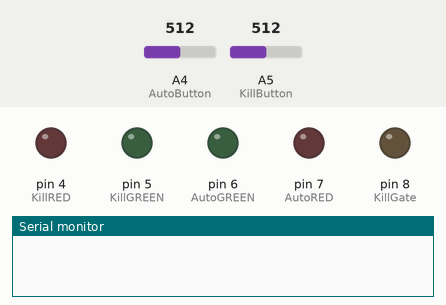
This sketch was run on a simulated Arduino Uno, built with avr-gcc and run on an emulated ATmega328P. On the bench: output pins drawn as LEDs (lit = HIGH), the last lines printed to the serial monitor. Inputs (shaded band) come from the test bench; at power-on: A4 (AutoButton) = 512, A5 (KillButton) = 512.

Above: at 1.2 s.
1.3 s: A4 (AutoButton) set to 0
At 2.2 s:
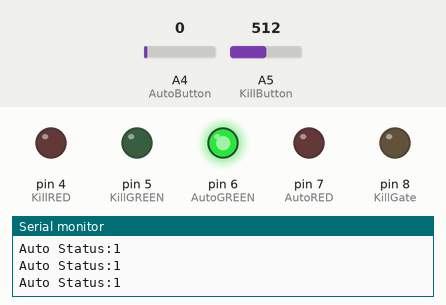
2.8 s: A5 (KillButton) set to 0
At 3.6 s:
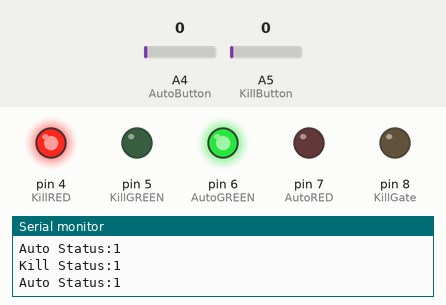
Timing chart, 0 to 5.8 s (numbered marks = the images above; inputs shaded):
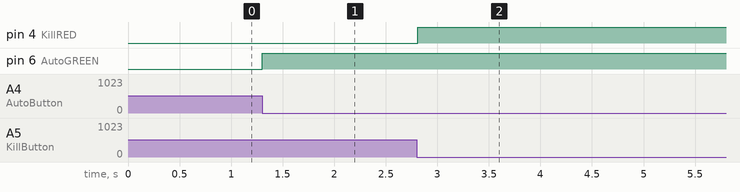

Measured:
- after the input at 1.3 s, pin 6 (AutoGREEN): LOW → HIGH at once
- after the input at 2.8 s, pin 4 (KillRED): LOW → HIGH at once

The sketch:

KillAutoSystemDriver.ino
```cpp
#define Cell1         A0
#define Cell2         A1
#define Cell3         A2
#define Cell4         A3

//Auto Button Wire Configuration
#define AutoRED       7
//AutoColorGND
//AutoGND
#define AutoButton    A4
#define AutoGREEN     6


//Kill Button Wire Configuration
#define KillRED       4
//KillColorGND
//KillGND
#define KillButton    A5
#define KillGREEN     5

#define KillGate      8


volatile bool AutoModeOn = false;
volatile bool KillModeOn = false;

volatile float Cell1_Voltage;
volatile float Cell2_Voltage;
volatile float Cell3_Voltage;
volatile float Cell4_Voltage;
volatile float Total_Voltage;

unsigned long previousTimeAuto = 0;
unsigned long currentTimeAuto = 0;
int activateTimeAuto = 500; // Button Spam delay

unsigned long previousTimeKill = 0;
unsigned long currentTimeKill = 0;
int activateTimeKill = 500; // Button Spam delay

void setup() {
  Serial.begin(9600);

  //Sends 5v to MOSFET when unkilled
  pinMode(KillGate, OUTPUT);

  //Sends 5v when color desired to 5-12 boost
  pinMode(AutoRED, OUTPUT);
  pinMode(AutoGREEN, OUTPUT);
  pinMode(KillRED, OUTPUT);
  pinMode(KillGREEN, OUTPUT);
}

void loop() {
  if (analogRead(KillButton) == 0) {
    KillMode();
  }
  if (analogRead(AutoButton) == 0) {
    AutoMode();
  }
  delay(100);
}

void AutoMode() {
  currentTimeAuto = millis();
  if (currentTimeAuto - previousTimeAuto > activateTimeAuto) {
    AutoModeOn = !AutoModeOn;
    if (AutoModeOn == true) {
      digitalWrite(AutoGREEN, HIGH);
    }
    else {
      digitalWrite(AutoGREEN, LOW);
    }
  }
    previousTimeAuto = currentTimeAuto;
    Serial.print("Auto Status:");
    Serial.println(AutoModeOn);
}

void KillMode() {
  currentTimeKill = millis();
  if (currentTimeKill - previousTimeKill > activateTimeKill) {
    KillModeOn = !KillModeOn;
    if (KillModeOn == true) {
      digitalWrite(KillGate, LOW);
      digitalWrite(KillRED, HIGH);
    }
    else {
      digitalWrite(KillGate, HIGH);
      digitalWrite(KillRED, LOW);
    }
  }
  previousTimeKill = currentTimeKill;
  Serial.print("Kill Status:");
  Serial.println(KillModeOn);
}
```
